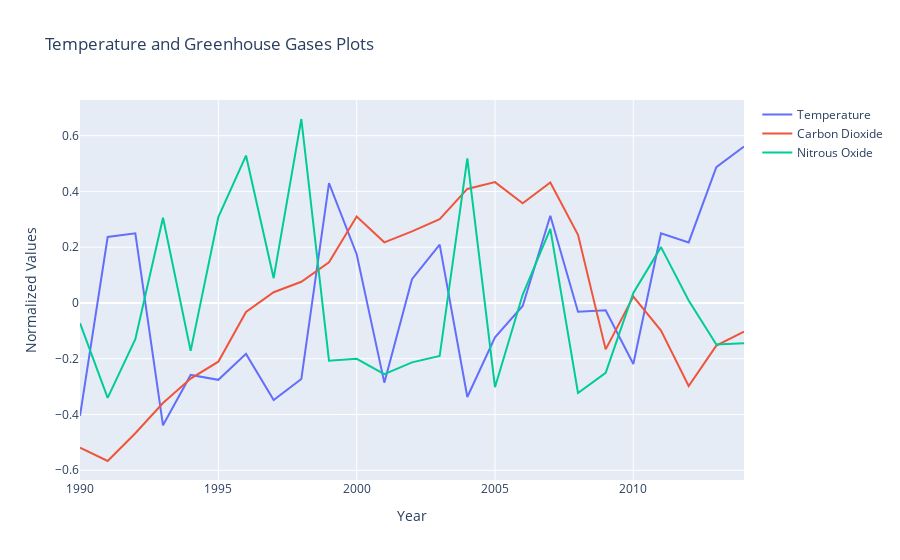

The notebook cell this image was saved under:
### Code cell
trace0 = go.Scatter(
    x = part3_norm.index,
    y = part3_norm['temp'],
    mode = 'lines',
    name = 'Temperature'
)

trace1 = go.Scatter(
    x = part3_norm.index,
    y = part3_norm['co2'],
    mode = 'lines',
    name = 'Carbon Dioxide'
)

trace2 = go.Scatter(
    x = part3_norm.index,
    y = part3_norm['n2o'],
    mode = 'lines',
    name = 'Nitrous Oxide'
)



layout = go.Layout(
    title='Temperature and Greenhouse Gases Plots',
    xaxis=dict(
        title='Year',
    ),
    yaxis=dict(
        title='Normalized Values',
    )
)

data = [trace0,trace1,trace2]
fig = go.Figure(data=data, layout=layout)
iplot(fig)
#offline.plot(fig, image_filename='Temperature and Greenhouse Gases Plots')

### Figure 1 — Plotly figure (JSON) as saved in the notebook; plotly's stock layout.template omitted (floating-point values rounded to 4 significant figures)
{"data": [{"mode": "lines", "name": "Temperature", "type": "scatter", "x": [1990, 1991, 1992, 1993, 1994, 1995, 1996, 1997, 1998, 1999, 2000, 2001, 2002, 2003, 2004, 2005, 2006, 2007, 2008, 2009, 2010, 2011, 2012, 2013, 2014], "y": [-0.4045, 0.2366, 0.25, -0.4387, -0.258, -0.2756, -0.1826, -0.3483, -0.2724, 0.4301, 0.1748, -0.2858, 0.08547, 0.2094, -0.3371, -0.1235, -0.01085, 0.3125, -0.03172, -0.02619, -0.2191, 0.2501, 0.2172, 0.487, 0.5613]}, {"mode": "lines", "name": "Carbon Dioxide", "type": "scatter", "x": [1990, 1991, 1992, 1993, 1994, 1995, 1996, 1997, 1998, 1999, 2000, 2001, 2002, 2003, 2004, 2005, 2006, 2007, 2008, 2009, 2010, 2011, 2012, 2013, 2014], "y": [-0.5192, -0.5667, -0.4671, -0.3588, -0.2712, -0.2106, -0.03238, 0.03841, 0.07591, 0.1462, 0.3101, 0.2175, 0.2565, 0.3005, 0.4089, 0.4333, 0.3574, 0.4323, 0.2447, -0.1664, 0.02306, -0.09912, -0.2979, -0.153, -0.1024]}, {"mode": "lines", "name": "Nitrous Oxide", "type": "scatter", "x": [1990, 1991, 1992, 1993, 1994, 1995, 1996, 1997, 1998, 1999, 2000, 2001, 2002, 2003, 2004, 2005, 2006, 2007, 2008, 2009, 2010, 2011, 2012, 2013, 2014], "y": [-0.07239, -0.3403, -0.13, 0.3057, -0.1717, 0.3078, 0.5287, 0.08888, 0.6597, -0.207, -0.2003, -0.2552, -0.213, -0.1903, 0.5189, -0.3022, 0.02924, 0.2655, -0.3227, -0.2506, 0.03581, 0.2002, 0.008571, -0.1486, -0.1446]}], "layout": {"title": {"text": "Temperature and Greenhouse Gases Plots"}, "xaxis": {"title": {"text": "Year"}}, "yaxis": {"title": {"text": "Normalized Values"}}}}
